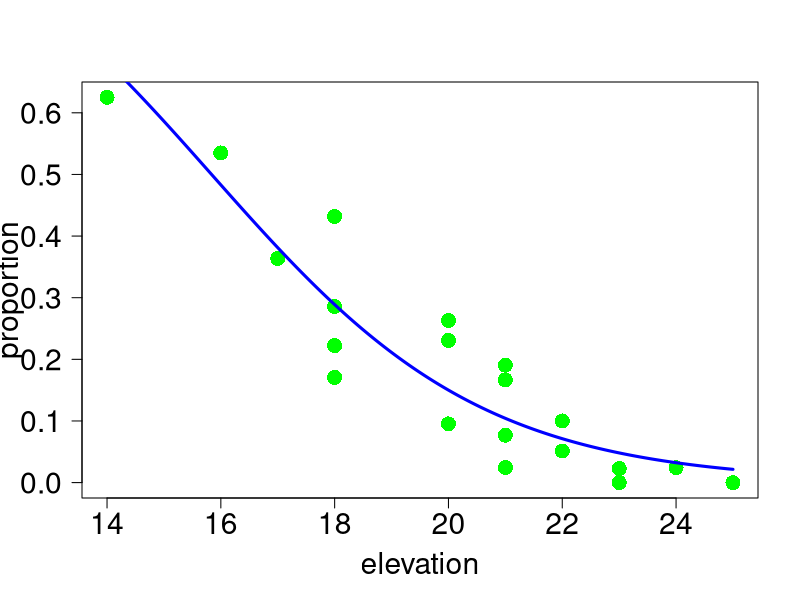

Write the R code that produced this figure.
flora <- read.table("flora.csv", header=TRUE, sep=",")
attach(flora)
proportion <- maple/(otherTrees+maple)
sampleSize <- maple + otherTrees
model_2a <- glm(proportion~elevation, family=binomial, weights=sampleSize)

png("图6.1b.png", height = 800, width = 800)
plot(elevation, proportion, las=1, pch=16, col="green", cex = 2, cex.axis=1.8, cex.lab=1.8)
elevationPoints <- seq(min(elevation), max(elevation), by=0.01)
fittedValues <- predict(model_2a, list(elevation=elevationPoints), type="response")
lines(elevationPoints, fittedValues, lwd=3, col="blue")
dev.off()
